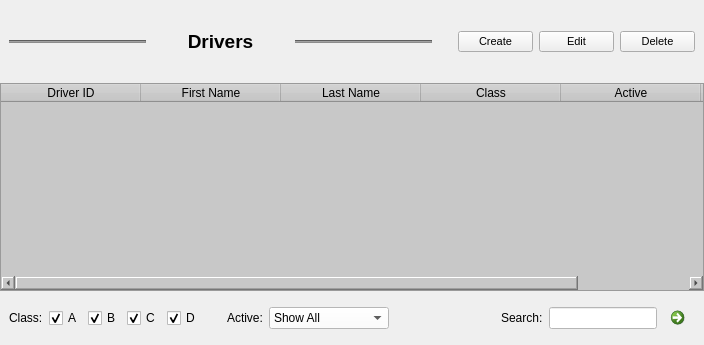
<?xml version="1.0" encoding="UTF-8"?>
<ui version="4.0">
 <class>DriversWidget</class>
 <widget class="QWidget" name="DriversWidget">
  <property name="geometry">
   <rect>
    <x>0</x>
    <y>0</y>
    <width>704</width>
    <height>345</height>
   </rect>
  </property>
  <property name="windowTitle">
   <string>DriversWidget</string>
  </property>
  <layout class="QVBoxLayout" name="verticalLayout">
   <property name="spacing">
    <number>0</number>
   </property>
   <property name="leftMargin">
    <number>0</number>
   </property>
   <property name="topMargin">
    <number>0</number>
   </property>
   <property name="rightMargin">
    <number>0</number>
   </property>
   <property name="bottomMargin">
    <number>0</number>
   </property>
   <item>
    <widget class="QWidget" name="topPanel" native="true">
     <property name="minimumSize">
      <size>
       <width>0</width>
       <height>83</height>
      </size>
     </property>
     <layout class="QHBoxLayout" name="topPanelLayout">
      <item>
       <widget class="Line" name="lline">
        <property name="sizePolicy">
         <sizepolicy hsizetype="Minimum" vsizetype="Fixed">
          <horstretch>0</horstretch>
          <verstretch>0</verstretch>
         </sizepolicy>
        </property>
        <property name="styleSheet">
         <string notr="true">background-color: rgb(140, 140, 140);</string>
        </property>
        <property name="orientation">
         <enum>Qt::Horizontal</enum>
        </property>
       </widget>
      </item>
      <item>
       <widget class="QLabel" name="driversLabel">
        <property name="maximumSize">
         <size>
          <width>180</width>
          <height>16777215</height>
         </size>
        </property>
        <property name="font">
         <font>
          <family>Segoe UI</family>
          <pointsize>14</pointsize>
          <weight>75</weight>
          <bold>true</bold>
         </font>
        </property>
        <property name="styleSheet">
         <string notr="true">color:rgb(0, 0, 0);</string>
        </property>
        <property name="text">
         <string>Drivers</string>
        </property>
        <property name="alignment">
         <set>Qt::AlignCenter</set>
        </property>
       </widget>
      </item>
      <item>
       <widget class="Line" name="rline">
        <property name="sizePolicy">
         <sizepolicy hsizetype="Minimum" vsizetype="Fixed">
          <horstretch>0</horstretch>
          <verstretch>0</verstretch>
         </sizepolicy>
        </property>
        <property name="styleSheet">
         <string notr="true">background-color: rgb(140, 140, 140);</string>
        </property>
        <property name="frameShadow">
         <enum>QFrame::Sunken</enum>
        </property>
        <property name="orientation">
         <enum>Qt::Horizontal</enum>
        </property>
       </widget>
      </item>
      <item>
       <spacer name="hspacer1">
        <property name="orientation">
         <enum>Qt::Horizontal</enum>
        </property>
        <property name="sizeType">
         <enum>QSizePolicy::Fixed</enum>
        </property>
        <property name="sizeHint" stdset="0">
         <size>
          <width>20</width>
          <height>20</height>
         </size>
        </property>
       </spacer>
      </item>
      <item>
       <widget class="QPushButton" name="createButton">
        <property name="maximumSize">
         <size>
          <width>75</width>
          <height>16777215</height>
         </size>
        </property>
        <property name="font">
         <font>
          <family>Segoe UI</family>
          <pointsize>8</pointsize>
         </font>
        </property>
        <property name="toolTip">
         <string>Add a new driver</string>
        </property>
        <property name="styleSheet">
         <string notr="true">color:rgb(0, 0, 0);</string>
        </property>
        <property name="text">
         <string>Create</string>
        </property>
        <property name="icon">
         <iconset>
          <normaloff>D:/jacbo/Downloads/create.png</normaloff>D:/jacbo/Downloads/create.png</iconset>
        </property>
       </widget>
      </item>
      <item>
       <widget class="QPushButton" name="editButton">
        <property name="maximumSize">
         <size>
          <width>75</width>
          <height>16777215</height>
         </size>
        </property>
        <property name="font">
         <font>
          <family>Segoe UI</family>
          <pointsize>8</pointsize>
         </font>
        </property>
        <property name="toolTip">
         <string>Edit selected row</string>
        </property>
        <property name="styleSheet">
         <string notr="true">color:rgb(0, 0, 0);</string>
        </property>
        <property name="text">
         <string>Edit</string>
        </property>
        <property name="icon">
         <iconset>
          <normaloff>D:/jacbo/Downloads/edit.png</normaloff>D:/jacbo/Downloads/edit.png</iconset>
        </property>
       </widget>
      </item>
      <item>
       <widget class="QPushButton" name="delButton">
        <property name="maximumSize">
         <size>
          <width>75</width>
          <height>16777215</height>
         </size>
        </property>
        <property name="font">
         <font>
          <family>Segoe UI</family>
          <pointsize>8</pointsize>
         </font>
        </property>
        <property name="toolTip">
         <string>Delete selected row</string>
        </property>
        <property name="styleSheet">
         <string notr="true">color:rgb(0, 0, 0);</string>
        </property>
        <property name="text">
         <string>Delete</string>
        </property>
        <property name="icon">
         <iconset>
          <normaloff>D:/jacbo/Downloads/delete.png</normaloff>D:/jacbo/Downloads/delete.png</iconset>
        </property>
       </widget>
      </item>
     </layout>
    </widget>
   </item>
   <item>
    <widget class="QTableWidget" name="driversTable">
     <property name="styleSheet">
      <string notr="true">background-color: rgb(200, 200, 200);</string>
     </property>
     <property name="selectionBehavior">
      <enum>QAbstractItemView::SelectRows</enum>
     </property>
     <property name="verticalScrollMode">
      <enum>QAbstractItemView::ScrollPerPixel</enum>
     </property>
     <property name="horizontalScrollMode">
      <enum>QAbstractItemView::ScrollPerPixel</enum>
     </property>
     <property name="sortingEnabled">
      <bool>true</bool>
     </property>
     <property name="cornerButtonEnabled">
      <bool>false</bool>
     </property>
     <attribute name="horizontalHeaderDefaultSectionSize">
      <number>140</number>
     </attribute>
     <attribute name="horizontalHeaderStretchLastSection">
      <bool>true</bool>
     </attribute>
     <attribute name="verticalHeaderDefaultSectionSize">
      <number>32</number>
     </attribute>
     <column>
      <property name="text">
       <string>Driver ID</string>
      </property>
     </column>
     <column>
      <property name="text">
       <string>First Name</string>
      </property>
     </column>
     <column>
      <property name="text">
       <string>Last Name</string>
      </property>
     </column>
     <column>
      <property name="text">
       <string>Class</string>
      </property>
     </column>
     <column>
      <property name="text">
       <string>Active</string>
      </property>
     </column>
     <column>
      <property name="text">
       <string>Notes</string>
      </property>
     </column>
    </widget>
   </item>
   <item>
    <widget class="QWidget" name="bottomPanel" native="true">
     <layout class="QHBoxLayout" name="bottomPanelLayout">
      <item alignment="Qt::AlignVCenter">
       <widget class="QLabel" name="classLabel">
        <property name="font">
         <font>
          <family>Segoe UI</family>
         </font>
        </property>
        <property name="text">
         <string>Class:</string>
        </property>
       </widget>
      </item>
      <item>
       <widget class="QCheckBox" name="aBox">
        <property name="font">
         <font>
          <family>Segoe UI</family>
         </font>
        </property>
        <property name="toolTip">
         <string>Include class A drivers</string>
        </property>
        <property name="text">
         <string>A</string>
        </property>
        <property name="checked">
         <bool>true</bool>
        </property>
       </widget>
      </item>
      <item>
       <widget class="QCheckBox" name="bBox">
        <property name="font">
         <font>
          <family>Segoe UI</family>
         </font>
        </property>
        <property name="toolTip">
         <string>Include class B drivers</string>
        </property>
        <property name="text">
         <string>B</string>
        </property>
        <property name="checked">
         <bool>true</bool>
        </property>
       </widget>
      </item>
      <item>
       <widget class="QCheckBox" name="cBox">
        <property name="font">
         <font>
          <family>Segoe UI</family>
         </font>
        </property>
        <property name="toolTip">
         <string>Include class C drivers</string>
        </property>
        <property name="text">
         <string>C</string>
        </property>
        <property name="checked">
         <bool>true</bool>
        </property>
       </widget>
      </item>
      <item>
       <widget class="QCheckBox" name="dBox">
        <property name="font">
         <font>
          <family>Segoe UI</family>
         </font>
        </property>
        <property name="toolTip">
         <string>Include class D drivers</string>
        </property>
        <property name="text">
         <string>D</string>
        </property>
        <property name="checked">
         <bool>true</bool>
        </property>
       </widget>
      </item>
      <item>
       <spacer name="hspacer2">
        <property name="orientation">
         <enum>Qt::Horizontal</enum>
        </property>
        <property name="sizeType">
         <enum>QSizePolicy::Fixed</enum>
        </property>
        <property name="sizeHint" stdset="0">
         <size>
          <width>20</width>
          <height>20</height>
         </size>
        </property>
       </spacer>
      </item>
      <item alignment="Qt::AlignVCenter">
       <widget class="QLabel" name="activeLabel">
        <property name="font">
         <font>
          <family>Segoe UI</family>
         </font>
        </property>
        <property name="text">
         <string>Active:</string>
        </property>
       </widget>
      </item>
      <item>
       <widget class="QComboBox" name="activeSearch">
        <property name="minimumSize">
         <size>
          <width>120</width>
          <height>0</height>
         </size>
        </property>
        <property name="font">
         <font>
          <family>Segoe UI</family>
         </font>
        </property>
        <property name="toolTip">
         <string>Search by status</string>
        </property>
        <property name="styleSheet">
         <string notr="true">background-color: rgb(255, 255, 255);</string>
        </property>
        <item>
         <property name="text">
          <string>Show All</string>
         </property>
        </item>
        <item>
         <property name="text">
          <string>Active</string>
         </property>
        </item>
        <item>
         <property name="text">
          <string>Inactive</string>
         </property>
        </item>
       </widget>
      </item>
      <item>
       <spacer name="hspacer3">
        <property name="orientation">
         <enum>Qt::Horizontal</enum>
        </property>
        <property name="sizeHint" stdset="0">
         <size>
          <width>40</width>
          <height>20</height>
         </size>
        </property>
       </spacer>
      </item>
      <item alignment="Qt::AlignVCenter">
       <widget class="QLabel" name="searchLabel">
        <property name="font">
         <font>
          <family>Segoe UI</family>
         </font>
        </property>
        <property name="text">
         <string>Search:</string>
        </property>
       </widget>
      </item>
      <item>
       <widget class="QLineEdit" name="searchBox">
        <property name="font">
         <font>
          <family>Segoe UI</family>
          <italic>true</italic>
         </font>
        </property>
        <property name="toolTip">
         <string>Search name</string>
        </property>
        <property name="styleSheet">
         <string notr="true">background-color: rgb(255, 255, 255);</string>
        </property>
       </widget>
      </item>
      <item alignment="Qt::AlignVCenter">
       <widget class="QCommandLinkButton" name="searchButton">
        <property name="maximumSize">
         <size>
          <width>32</width>
          <height>16777215</height>
         </size>
        </property>
        <property name="toolTip">
         <string>Go</string>
        </property>
        <property name="styleSheet">
         <string notr="true"/>
        </property>
       </widget>
      </item>
     </layout>
    </widget>
   </item>
  </layout>
 </widget>
 <resources/>
 <connections/>
</ui>
